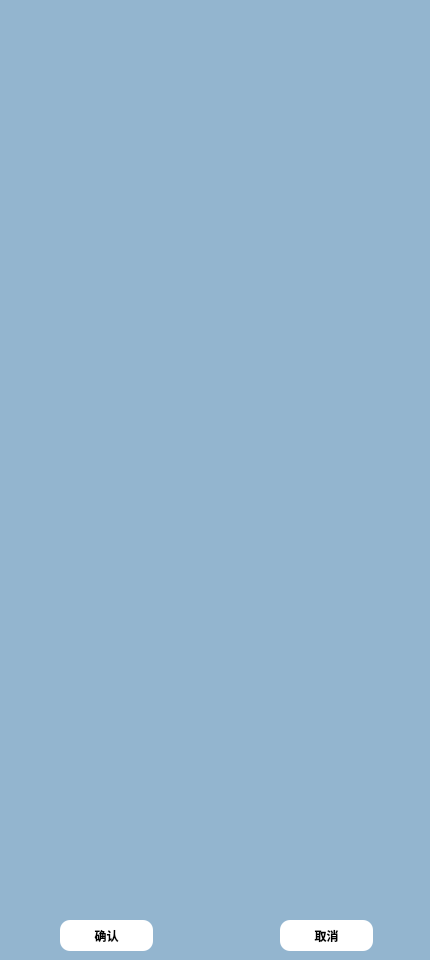
<?xml version="1.0" encoding="UTF-8"?>
<ui version="4.0">
 <class>A330_seatTable_2</class>
 <widget class="QDialog" name="A330_seatTable_2">
  <property name="geometry">
   <rect>
    <x>0</x>
    <y>0</y>
    <width>430</width>
    <height>960</height>
   </rect>
  </property>
  <property name="windowTitle">
   <string>Dialog</string>
  </property>
  <property name="styleSheet">
   <string notr="true">background-color: rgb(147, 181, 207);</string>
  </property>
  <widget class="QPushButton" name="pushButton">
   <property name="geometry">
    <rect>
     <x>60</x>
     <y>920</y>
     <width>93</width>
     <height>31</height>
    </rect>
   </property>
   <property name="font">
    <font>
     <weight>75</weight>
     <bold>true</bold>
    </font>
   </property>
   <property name="styleSheet">
    <string notr="true">#pushButton:!hover
{
background-color: rgb(255, 255, 255);
border-radius:10px;
}
#pushButton:hover
{
background-color: rgb(255, 255, 255);
border-radius:10px;
color:rgb(56, 132, 255);
}</string>
   </property>
   <property name="text">
    <string>确认</string>
   </property>
  </widget>
  <widget class="QPushButton" name="pushButton_2">
   <property name="geometry">
    <rect>
     <x>280</x>
     <y>920</y>
     <width>93</width>
     <height>31</height>
    </rect>
   </property>
   <property name="font">
    <font>
     <weight>75</weight>
     <bold>true</bold>
    </font>
   </property>
   <property name="styleSheet">
    <string notr="true">#pushButton_2:!hover
{
background-color: rgb(255, 255, 255);
border-radius:10px;
}
#pushButton_2:hover
{
background-color: rgb(255, 255, 255);
border-radius:10px;
color:rgb(56, 132, 255);
}</string>
   </property>
   <property name="text">
    <string>取消</string>
   </property>
  </widget>
 </widget>
 <resources/>
 <connections/>
</ui>
